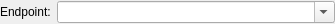
<?xml version="1.0" encoding="UTF-8"?>
<ui version="4.0">
 <class>EndpointSelectorWidget</class>
 <widget class="QWidget" name="EndpointSelectorWidget">
  <property name="geometry">
   <rect>
    <x>0</x>
    <y>0</y>
    <width>335</width>
    <height>24</height>
   </rect>
  </property>
  <property name="minimumSize">
   <size>
    <width>335</width>
    <height>0</height>
   </size>
  </property>
  <property name="maximumSize">
   <size>
    <width>375</width>
    <height>16777215</height>
   </size>
  </property>
  <layout class="QFormLayout" name="formLayout">
   <property name="labelAlignment">
    <set>Qt::AlignLeading|Qt::AlignLeft|Qt::AlignVCenter</set>
   </property>
   <property name="formAlignment">
    <set>Qt::AlignLeading|Qt::AlignLeft|Qt::AlignVCenter</set>
   </property>
   <property name="leftMargin">
    <number>0</number>
   </property>
   <property name="topMargin">
    <number>0</number>
   </property>
   <property name="rightMargin">
    <number>0</number>
   </property>
   <property name="bottomMargin">
    <number>0</number>
   </property>
   <item row="0" column="0">
    <widget class="QLabel" name="endpointLabel">
     <property name="sizePolicy">
      <sizepolicy hsizetype="Preferred" vsizetype="Expanding">
       <horstretch>0</horstretch>
       <verstretch>0</verstretch>
      </sizepolicy>
     </property>
     <property name="text">
      <string>Endpoint:</string>
     </property>
    </widget>
   </item>
   <item row="0" column="1">
    <widget class="QComboBox" name="endpointComboBox">
     <property name="minimumSize">
      <size>
       <width>260</width>
       <height>0</height>
      </size>
     </property>
     <property name="maximumSize">
      <size>
       <width>290</width>
       <height>16777215</height>
      </size>
     </property>
     <property name="editable">
      <bool>true</bool>
     </property>
    </widget>
   </item>
  </layout>
 </widget>
 <resources/>
 <connections/>
</ui>
